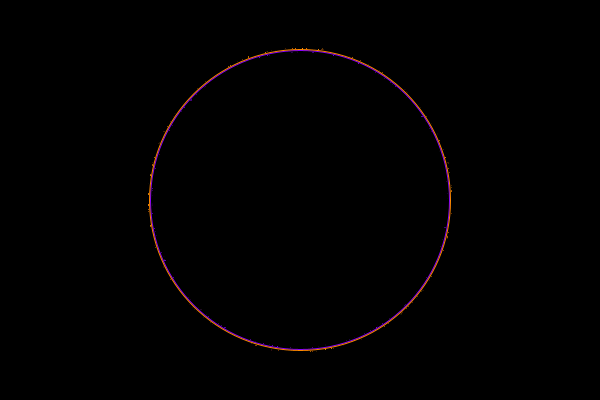
Frame 1 (no input)
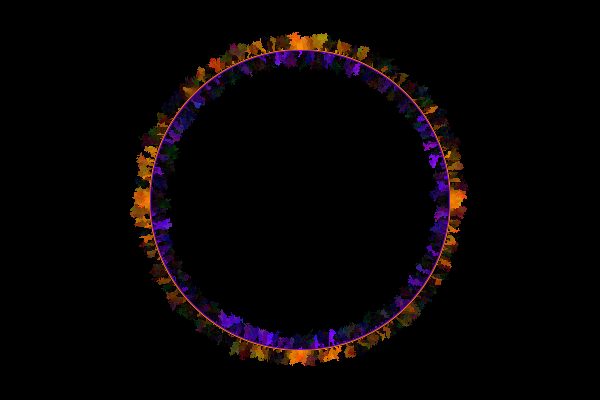
Frame 60 (the mouse pressed at the canvas centre just before this capture)
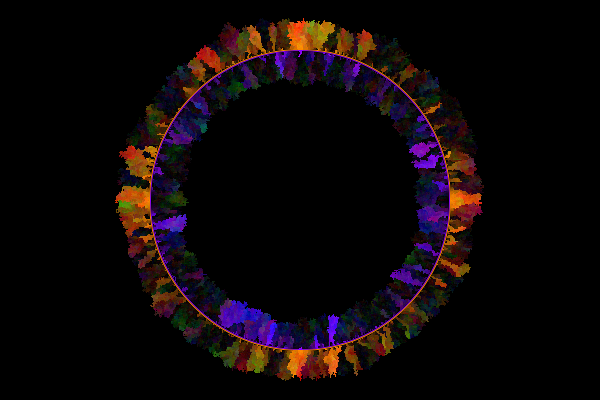
Frame 120 (the mouse held since frame 60 and released just before this capture)

The Processing sketch that drew these frames (run headless with seeded random() and noise(); from frame 60 on, the mouse is pressed at the canvas centre):

// Processing sketch: processing_15839
// ── processing_15839.pde

/* OpenProcessing Tweak of *@*http://www.openprocessing.org/sketch/15839*@* */
/* !do not delete the line above, required for linking your tweak if you upload again */
void setup(){
  size(600,400);
  reset();
}
void draw(){
  for(int m=0;m<100000;m++){
    // create onehundredthousand random points
    int a = floor(random(1,width));
    int b = floor(random(1,height));
    if(red(get(a,b))!=0){// if pixel is black
      int c = floor(random(0,4));// one of 4 directions
      int d = 0;// an x offset for direction
      int e = 0;// an y offset for direction
      switch(c){// assign x and y offsets
        case 0:
        d=1;
        e=0;
        break;
        case 1:
        d=0;
        e=1;
        break;
        case 2:
        d=-1;
        e=0;
        break;
        case 3:
        d=0;
        e=-1;
        break;
      }
      if((a+d>0)&&(b+e>0)&&
         (a+d<width-1)&&(b+e<height-1)&&
         // i was worried about the domain of get() or set()
         // it will not throw an "index out of bounds" anyway
       red(get(a+d,b+e))==0){// if the target is black
        int ram = 10;// makes the color change
        color clr = get(a,b);//
        int re = int(constrain(red(clr)+random(-ram,ram),1,255));
        int gr = int(constrain(green(clr)+random(-ram,ram),1,255));
        int bu = int(constrain(blue(clr)+random(-ram,ram),1,255));
        set(a+d,b+e,color(re,gr,bu));
      }
    }
  }
}
void keyPressed(){
  if(key==' '){
    reset();
//    save("evolution.bmp");
  }
}
void reset(){
  background(0);
  float edge = 1;// distance from inner to outer circle
  float diam = width/2;
  noFill();
  ellipseMode(CENTER);
  stroke(#8800FF);// blue
  ellipse(width/2,height/2,diam-edge,diam-edge);
  stroke(#FF8800);// orange
  ellipse(width/2,height/2,diam+edge,diam+edge);
//  set(width/2,height/2,color(255));
}
